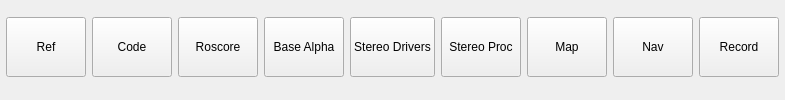
     <widget class="QFrame" name="bottom">
      <property name="frameShape">
       <enum>QFrame::NoFrame</enum>
      </property>
      <property name="frameShadow">
       <enum>QFrame::Plain</enum>
      </property>
      <layout class="QHBoxLayout" name="horizontalLayout">
       <property name="leftMargin">
        <number>6</number>
       </property>
       <property name="topMargin">
        <number>0</number>
       </property>
       <property name="rightMargin">
        <number>6</number>
       </property>
       <property name="bottomMargin">
        <number>6</number>
       </property>
       <item>
        <widget class="QPushButton" name="pB_switch_ref">
         <property name="minimumSize">
          <size>
           <width>0</width>
           <height>60</height>
          </size>
         </property>
         <property name="text">
          <string>Ref</string>
         </property>
        </widget>
       </item>
       <item>
        <widget class="QPushButton" name="pB_switch_code">
         <property name="minimumSize">
          <size>
           <width>0</width>
           <height>60</height>
          </size>
         </property>
         <property name="text">
          <string>Code</string>
         </property>
        </widget>
       </item>
       <item>
        <widget class="QPushButton" name="pB_switch_roscore">
         <property name="minimumSize">
          <size>
           <width>0</width>
           <height>60</height>
          </size>
         </property>
         <property name="text">
          <string>Roscore</string>
         </property>
        </widget>
       </item>
       <item>
        <widget class="QPushButton" name="pB_switch_baseAlpha">
         <property name="minimumSize">
          <size>
           <width>0</width>
           <height>60</height>
          </size>
         </property>
         <property name="text">
          <string>Base Alpha</string>
         </property>
        </widget>
       </item>
       <item>
        <widget class="QPushButton" name="pB_switch_stereoBare">
         <property name="minimumSize">
          <size>
           <width>0</width>
           <height>60</height>
          </size>
         </property>
         <property name="text">
          <string>Stereo Drivers</string>
         </property>
        </widget>
       </item>
       <item>
        <widget class="QPushButton" name="pB_switch_stereoProc">
         <property name="minimumSize">
          <size>
           <width>0</width>
           <height>60</height>
          </size>
         </property>
         <property name="text">
          <string>Stereo Proc</string>
         </property>
        </widget>
       </item>
       <item>
        <widget class="QPushButton" name="pB_switch_map">
         <property name="minimumSize">
          <size>
           <width>0</width>
           <height>60</height>
          </size>
         </property>
         <property name="text">
          <string>Map</string>
         </property>
        </widget>
       </item>
       <item>
        <widget class="QPushButton" name="pB_switch_nav">
         <property name="minimumSize">
          <size>
           <width>0</width>
           <height>60</height>
          </size>
         </property>
         <property name="text">
          <string>Nav</string>
         </property>
        </widget>
       </item>
       <item>
        <widget class="QPushButton" name="pB_switch_record">
         <property name="minimumSize">
          <size>
           <width>0</width>
           <height>60</height>
          </size>
         </property>
         <property name="text">
          <string>Record</string>
         </property>
        </widget>
       </item>
      </layout>
     </widget>
